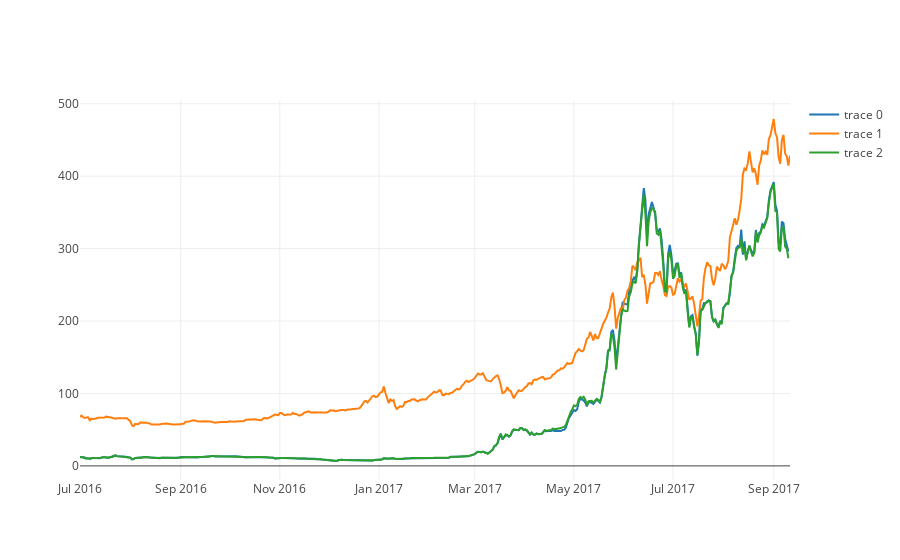

This figure's notebook cell:
### Code cell
sct_eth=go.Scatter(x=btc_eth.index, y=btc_eth["USDWeightedAverage"])
sct=go.Scatter(x=btc.index, y=btc["weightedAverage"]/10)
sct_eth2=go.Scatter(x=eth.index, y=eth["weightedAverage"])
py.iplot([sct_eth, sct, sct_eth2])

### Figure 1 — Plotly figure (JSON) as saved in the notebook; plotly's stock layout.template omitted (floating-point values rounded to 4 significant figures; data arrays with more than 128 entries replaced by an {"elided": "..."} marker saying what was removed)
{"data": [{"type": "scatter", "x": {"elided": "438 str values"}, "y": {"elided": "438 float values"}}, {"type": "scatter", "x": {"elided": "438 str values"}, "y": {"elided": "438 float values"}}, {"type": "scatter", "x": {"elided": "437 str values"}, "y": {"elided": "437 float values"}}], "layout": {}}
